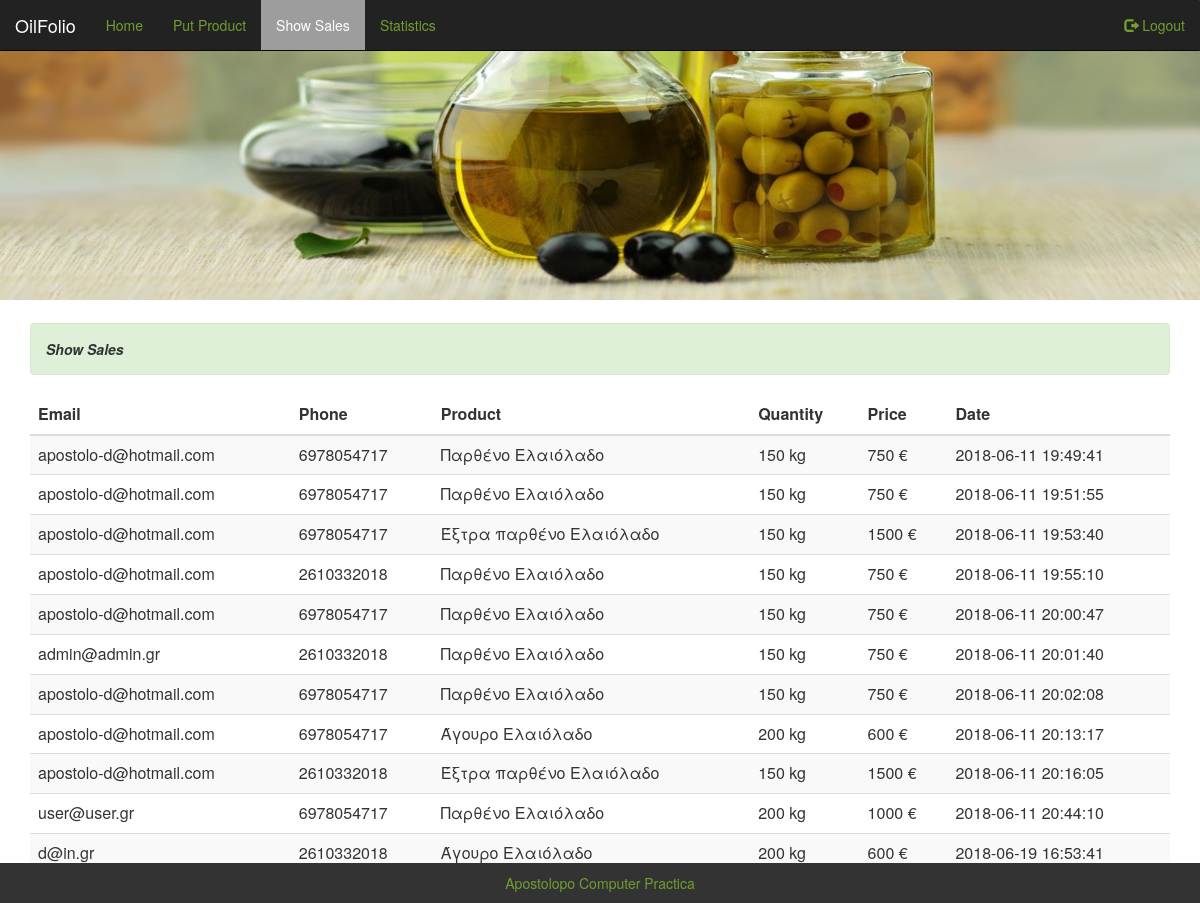
Screenshot of /showsales.php (signed in) with the database file from the repository.
### tables this page shows
CREATE TABLE IF NOT EXISTS `sales` (
  `id_sale` int(10) NOT NULL AUTO_INCREMENT,
  `date1` datetime NOT NULL,
  `email` varchar(25) NOT NULL,
  `phone` varchar(25) NOT NULL,
  `id_st` int(10) NOT NULL,
  `id_pr` int(10) NOT NULL,
  `quantity` int(10) NOT NULL,
  `price` varchar(25) NOT NULL,
  PRIMARY KEY (`id_sale`),
  KEY `saleoilst` (`id_st`),
  KEY `prodsale` (`id_pr`)
);

CREATE TABLE IF NOT EXISTS `products` (
  `id_pr` int(10) NOT NULL AUTO_INCREMENT,
  `pr_name` varchar(25) NOT NULL,
  `description` varchar(250) NOT NULL,
  PRIMARY KEY (`id_pr`),
  UNIQUE KEY `pr_name` (`pr_name`)
);

### showsales.php (the view, shortened to what this page needs)
<?php
	include("up.php");
 if ((@$_SESSION['login']==1) and (@$_SESSION['type']=="user"))
  {
	 $q3="select * from sales inner join products  on sales.id_pr=products.id_pr where sales.id_st=$_SESSION[id_st] order by date1 asc";
	 $r3=mysqli_query($conn,$q3);
	echo
	   "           <div class=\"container\">
				  <div class=\"alert alert-success\">
				  <strong>Show Sales</strong>
				  </div>
	  <table class=\"table table-striped\">
		<thead>
		  <tr>
			<th>Email</th>
			<th>Phone</th>
			<th>Product</th>
			<th>Quantity</th>
			<th>Price</th>
			<th>Date</th>
		  </tr>
		</thead>
		 <tbody>";
		 while($row1=mysqli_fetch_array($r3))
	    {
		echo "
		  <tr>
			<td>$row1[email]</td>
			<td>$row1[phone]</td>
			<td>$row1[pr_name]</td>
			<td>$row1[quantity] kg</td>
			<td>$row1[price] €</td>
			<td>$row1[date1]</td>
		  </tr> ";
	    }
	 echo "    </tbody>
				</table>
				 </div>";
}	 else
			 {
				 echo "	<div class=\"container\">
							  <div class=\"alert alert-success\">
							  <strong>Πρέπει να συνδεθείτε!!</strong>
							</div></div> ";
			 }
		 include("footer.php");
		 ?>
 </body>
</html>

### mycss.css (style rules this page uses)
.container { margin-bottom:10px; }
.alert.alert-success { margin-top:2%; color:#333; font-style:italic; }

### rows the page displays
sales: email "apostolo-d@hotmail.com", phone "6978054717", id_pr.pr_name "Παρθένο Ελαιόλαδο", quantity "150", price "750", date1 "2018-06-11 19:49:41"
sales: email "apostolo-d@hotmail.com", phone "6978054717", id_pr.pr_name "Παρθένο Ελαιόλαδο", quantity "150", price "750", date1 "2018-06-11 19:51:55"
sales: email "apostolo-d@hotmail.com", phone "6978054717", id_pr.pr_name "Έξτρα παρθένο Ελαιόλαδο", quantity "150", price "1500", date1 "2018-06-11 19:53:40"
sales: email "apostolo-d@hotmail.com", phone "2610332018", id_pr.pr_name "Παρθένο Ελαιόλαδο", quantity "150", price "750", date1 "2018-06-11 19:55:10"
sales: email "apostolo-d@hotmail.com", phone "6978054717", id_pr.pr_name "Παρθένο Ελαιόλαδο", quantity "150", price "750", date1 "2018-06-11 20:00:47"
sales: email "admin@admin.gr", phone "2610332018", id_pr.pr_name "Παρθένο Ελαιόλαδο", quantity "150", price "750", date1 "2018-06-11 20:01:40"
sales: email "apostolo-d@hotmail.com", phone "6978054717", id_pr.pr_name "Παρθένο Ελαιόλαδο", quantity "150", price "750", date1 "2018-06-11 20:02:08"
sales: email "apostolo-d@hotmail.com", phone "6978054717", id_pr.pr_name "Άγουρο Ελαιόλαδο", quantity "200", price "600", date1 "2018-06-11 20:13:17"
sales: email "apostolo-d@hotmail.com", phone "2610332018", id_pr.pr_name "Έξτρα παρθένο Ελαιόλαδο", quantity "150", price "1500", date1 "2018-06-11 20:16:05"
sales: email "user@user.gr", phone "6978054717", id_pr.pr_name "Παρθένο Ελαιόλαδο", quantity "200", price "1000", date1 "2018-06-11 20:44:10"
sales: email "d@in.gr", phone "2610332018", id_pr.pr_name "Άγουρο Ελαιόλαδο", quantity "200", price "600", date1 "2018-06-19 16:53:41"
